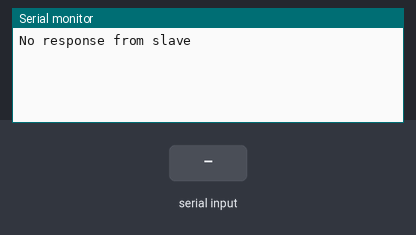
Simulated run of this sketch. Board: Arduino Uno, built with avr-gcc and run on an emulated ATmega328P. Shown: the last lines printed to the serial monitor. The inputs (shaded band) are chosen by the test bench.

Above: at 1.2 s.
1.3 s: "pong\n" received over the second serial link
At 3.8 s:
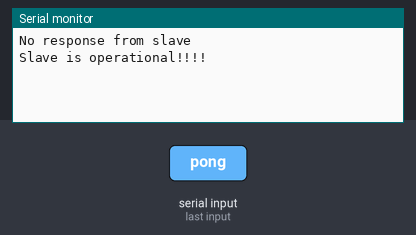
4.3 s: "1\n" received over the second serial link
At 5.7 s:
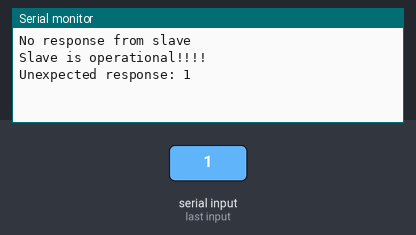

Measured:
- after the input at 1.3 s, the serial monitor: prints a new line after 1.9 s (image 1)
- after the input at 4.3 s, the serial monitor: prints a new line after 1.0 s (image 2)

The sketch:

master.ino
```cpp
#include<SoftwareSerial.h>
//Serial Communication between arduinos at pin 0, 1
SoftwareSerial SUART(2, 3); //SRX = 0, STX = 1

void setup() {
  Serial.begin(9600); // Start the serial communication
  SUART.begin(9600);  //Start serial communication between the arduinos
}

void loop() {
  SUART.println("ping");  // Send "ping" to the slave
  delay(100);  // Short delay to allow transmission

  unsigned long startTime = millis();  // Record the start time
  bool responseReceived = false;

  // Wait for a response for up to 1 second
  while (millis() - startTime < 1000) {
    if (SUART.available() > 0) {
      String response = SUART.readStringUntil('\n');  // Read the response from the slave
      response.trim();  // Remove any leading or trailing whitespace

      if (response == "pong") {
        Serial.println("Slave is operational!!!!");
      } else {
        Serial.print("Unexpected response: ");
        Serial.println(response);
      }
      responseReceived = true;
      break;
    }
  }

  if (!responseReceived) {
    Serial.println("No response from slave");
  }

  delay(2000);  // Wait for 2 seconds before sending the next ping
}
```
